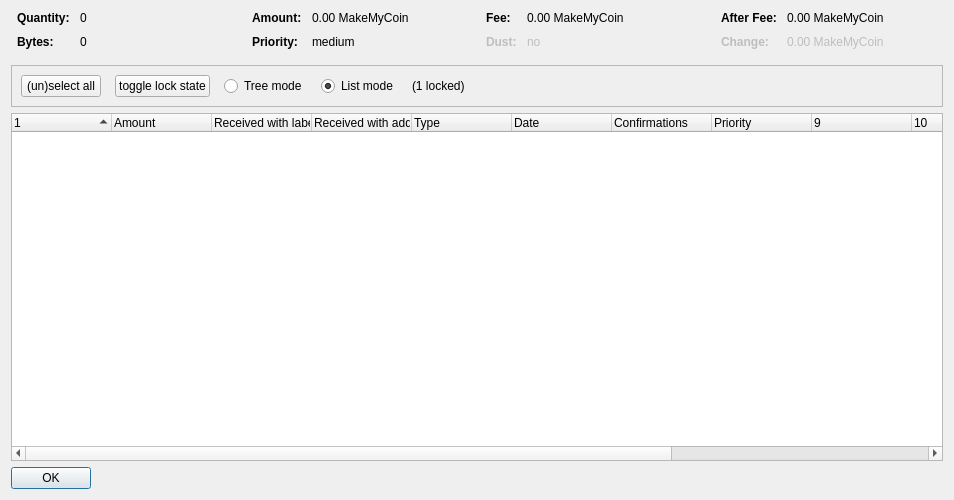
<?xml version="1.0" encoding="UTF-8"?>
<ui version="4.0">
 <class>CoinControlDialog</class>
 <widget class="QDialog" name="CoinControlDialog">
  <property name="geometry">
   <rect>
    <x>0</x>
    <y>0</y>
    <width>954</width>
    <height>500</height>
   </rect>
  </property>
  <property name="windowTitle">
   <string>Coin Selection</string>
  </property>
  <layout class="QVBoxLayout" name="verticalLayout">
   <item>
    <layout class="QHBoxLayout" name="horizontalLayoutTop" stretch="0,0,0,0">
     <property name="topMargin">
      <number>0</number>
     </property>
     <property name="bottomMargin">
      <number>10</number>
     </property>
     <item>
      <layout class="QFormLayout" name="formLayoutCoinControl1">
       <property name="horizontalSpacing">
        <number>10</number>
       </property>
       <property name="verticalSpacing">
        <number>10</number>
       </property>
       <property name="leftMargin">
        <number>6</number>
       </property>
       <property name="rightMargin">
        <number>6</number>
       </property>
       <item row="0" column="0">
        <widget class="QLabel" name="labelCoinControlQuantityText">
         <property name="font">
          <font>
           <weight>75</weight>
           <bold>true</bold>
          </font>
         </property>
         <property name="text">
          <string>Quantity:</string>
         </property>
        </widget>
       </item>
       <item row="0" column="1">
        <widget class="QLabel" name="labelCoinControlQuantity">
         <property name="cursor">
          <cursorShape>IBeamCursor</cursorShape>
         </property>
         <property name="contextMenuPolicy">
          <enum>Qt::ActionsContextMenu</enum>
         </property>
         <property name="text">
          <string notr="true">0</string>
         </property>
         <property name="textInteractionFlags">
          <set>Qt::LinksAccessibleByMouse|Qt::TextSelectableByKeyboard|Qt::TextSelectableByMouse</set>
         </property>
        </widget>
       </item>
       <item row="1" column="0">
        <widget class="QLabel" name="labelCoinControlBytesText">
         <property name="font">
          <font>
           <weight>75</weight>
           <bold>true</bold>
          </font>
         </property>
         <property name="text">
          <string>Bytes:</string>
         </property>
        </widget>
       </item>
       <item row="1" column="1">
        <widget class="QLabel" name="labelCoinControlBytes">
         <property name="cursor">
          <cursorShape>IBeamCursor</cursorShape>
         </property>
         <property name="contextMenuPolicy">
          <enum>Qt::ActionsContextMenu</enum>
         </property>
         <property name="text">
          <string notr="true">0</string>
         </property>
         <property name="textInteractionFlags">
          <set>Qt::LinksAccessibleByMouse|Qt::TextSelectableByKeyboard|Qt::TextSelectableByMouse</set>
         </property>
        </widget>
       </item>
      </layout>
     </item>
     <item>
      <layout class="QFormLayout" name="formLayoutCoinControl2">
       <property name="horizontalSpacing">
        <number>10</number>
       </property>
       <property name="verticalSpacing">
        <number>10</number>
       </property>
       <property name="leftMargin">
        <number>6</number>
       </property>
       <property name="rightMargin">
        <number>6</number>
       </property>
       <item row="0" column="0">
        <widget class="QLabel" name="labelCoinControlAmountText">
         <property name="font">
          <font>
           <weight>75</weight>
           <bold>true</bold>
          </font>
         </property>
         <property name="text">
          <string>Amount:</string>
         </property>
        </widget>
       </item>
       <item row="0" column="1">
        <widget class="QLabel" name="labelCoinControlAmount">
         <property name="cursor">
          <cursorShape>IBeamCursor</cursorShape>
         </property>
         <property name="contextMenuPolicy">
          <enum>Qt::ActionsContextMenu</enum>
         </property>
         <property name="text">
          <string notr="true">0.00 MakeMyCoin</string>
         </property>
         <property name="textInteractionFlags">
          <set>Qt::LinksAccessibleByMouse|Qt::TextSelectableByKeyboard|Qt::TextSelectableByMouse</set>
         </property>
        </widget>
       </item>
       <item row="1" column="0">
        <widget class="QLabel" name="labelCoinControlPriorityText">
         <property name="font">
          <font>
           <weight>75</weight>
           <bold>true</bold>
          </font>
         </property>
         <property name="text">
          <string>Priority:</string>
         </property>
        </widget>
       </item>
       <item row="1" column="1">
        <widget class="QLabel" name="labelCoinControlPriority">
         <property name="cursor">
          <cursorShape>IBeamCursor</cursorShape>
         </property>
         <property name="contextMenuPolicy">
          <enum>Qt::ActionsContextMenu</enum>
         </property>
         <property name="text">
          <string>medium</string>
         </property>
         <property name="textInteractionFlags">
          <set>Qt::LinksAccessibleByMouse|Qt::TextSelectableByKeyboard|Qt::TextSelectableByMouse</set>
         </property>
        </widget>
       </item>
      </layout>
     </item>
     <item>
      <layout class="QFormLayout" name="formLayoutCoinControl3">
       <property name="horizontalSpacing">
        <number>10</number>
       </property>
       <property name="verticalSpacing">
        <number>10</number>
       </property>
       <property name="leftMargin">
        <number>6</number>
       </property>
       <property name="rightMargin">
        <number>6</number>
       </property>
       <item row="0" column="0">
        <widget class="QLabel" name="labelCoinControlFeeText">
         <property name="font">
          <font>
           <weight>75</weight>
           <bold>true</bold>
          </font>
         </property>
         <property name="text">
          <string>Fee:</string>
         </property>
        </widget>
       </item>
       <item row="0" column="1">
        <widget class="QLabel" name="labelCoinControlFee">
         <property name="cursor">
          <cursorShape>IBeamCursor</cursorShape>
         </property>
         <property name="contextMenuPolicy">
          <enum>Qt::ActionsContextMenu</enum>
         </property>
         <property name="text">
          <string notr="true">0.00 MakeMyCoin</string>
         </property>
         <property name="textInteractionFlags">
          <set>Qt::LinksAccessibleByMouse|Qt::TextSelectableByKeyboard|Qt::TextSelectableByMouse</set>
         </property>
        </widget>
       </item>
       <item row="1" column="0">
        <widget class="QLabel" name="labelCoinControlLowOutputText">
         <property name="enabled">
          <bool>false</bool>
         </property>
         <property name="font">
          <font>
           <weight>75</weight>
           <bold>true</bold>
          </font>
         </property>
         <property name="text">
          <string>Dust:</string>
         </property>
        </widget>
       </item>
       <item row="1" column="1">
        <widget class="QLabel" name="labelCoinControlLowOutput">
         <property name="enabled">
          <bool>false</bool>
         </property>
         <property name="cursor">
          <cursorShape>IBeamCursor</cursorShape>
         </property>
         <property name="contextMenuPolicy">
          <enum>Qt::ActionsContextMenu</enum>
         </property>
         <property name="text">
          <string>no</string>
         </property>
         <property name="textInteractionFlags">
          <set>Qt::LinksAccessibleByMouse|Qt::TextSelectableByKeyboard|Qt::TextSelectableByMouse</set>
         </property>
        </widget>
       </item>
      </layout>
     </item>
     <item>
      <layout class="QFormLayout" name="formLayoutCoinControl4">
       <property name="horizontalSpacing">
        <number>10</number>
       </property>
       <property name="verticalSpacing">
        <number>10</number>
       </property>
       <property name="leftMargin">
        <number>6</number>
       </property>
       <property name="rightMargin">
        <number>6</number>
       </property>
       <item row="0" column="0">
        <widget class="QLabel" name="labelCoinControlAfterFeeText">
         <property name="font">
          <font>
           <weight>75</weight>
           <bold>true</bold>
          </font>
         </property>
         <property name="text">
          <string>After Fee:</string>
         </property>
        </widget>
       </item>
       <item row="0" column="1">
        <widget class="QLabel" name="labelCoinControlAfterFee">
         <property name="cursor">
          <cursorShape>IBeamCursor</cursorShape>
         </property>
         <property name="contextMenuPolicy">
          <enum>Qt::ActionsContextMenu</enum>
         </property>
         <property name="text">
          <string notr="true">0.00 MakeMyCoin</string>
         </property>
         <property name="textInteractionFlags">
          <set>Qt::LinksAccessibleByMouse|Qt::TextSelectableByKeyboard|Qt::TextSelectableByMouse</set>
         </property>
        </widget>
       </item>
       <item row="1" column="0">
        <widget class="QLabel" name="labelCoinControlChangeText">
         <property name="enabled">
          <bool>false</bool>
         </property>
         <property name="font">
          <font>
           <weight>75</weight>
           <bold>true</bold>
          </font>
         </property>
         <property name="text">
          <string>Change:</string>
         </property>
        </widget>
       </item>
       <item row="1" column="1">
        <widget class="QLabel" name="labelCoinControlChange">
         <property name="enabled">
          <bool>false</bool>
         </property>
         <property name="cursor">
          <cursorShape>IBeamCursor</cursorShape>
         </property>
         <property name="contextMenuPolicy">
          <enum>Qt::ActionsContextMenu</enum>
         </property>
         <property name="text">
          <string notr="true">0.00 MakeMyCoin</string>
         </property>
         <property name="textInteractionFlags">
          <set>Qt::LinksAccessibleByMouse|Qt::TextSelectableByKeyboard|Qt::TextSelectableByMouse</set>
         </property>
        </widget>
       </item>
      </layout>
     </item>
    </layout>
   </item>
   <item>
    <widget class="QFrame" name="frame">
     <property name="minimumSize">
      <size>
       <width>0</width>
       <height>40</height>
      </size>
     </property>
     <property name="frameShape">
      <enum>QFrame::StyledPanel</enum>
     </property>
     <property name="frameShadow">
      <enum>QFrame::Sunken</enum>
     </property>
     <layout class="QHBoxLayout" name="horizontalLayout">
      <item>
       <layout class="QHBoxLayout" name="horizontalLayoutPanel" stretch="0,0,0,0,0,0">
        <property name="spacing">
         <number>14</number>
        </property>
        <item>
         <widget class="QPushButton" name="pushButtonSelectAll">
          <property name="sizePolicy">
           <sizepolicy hsizetype="Maximum" vsizetype="Fixed">
            <horstretch>0</horstretch>
            <verstretch>0</verstretch>
           </sizepolicy>
          </property>
          <property name="text">
           <string>(un)select all</string>
          </property>
          <property name="autoDefault">
           <bool>false</bool>
          </property>
         </widget>
        </item>
        <item>
         <widget class="QPushButton" name="pushButtonToggleLock">
          <property name="sizePolicy">
           <sizepolicy hsizetype="Maximum" vsizetype="Fixed">
            <horstretch>0</horstretch>
            <verstretch>0</verstretch>
           </sizepolicy>
          </property>
          <property name="text">
           <string>toggle lock state</string>
          </property>
          <property name="autoDefault">
           <bool>false</bool>
          </property>
         </widget>
        </item>
        <item>
         <widget class="QRadioButton" name="radioTreeMode">
          <property name="sizePolicy">
           <sizepolicy hsizetype="Maximum" vsizetype="Fixed">
            <horstretch>0</horstretch>
            <verstretch>0</verstretch>
           </sizepolicy>
          </property>
          <property name="text">
           <string>Tree mode</string>
          </property>
         </widget>
        </item>
        <item>
         <widget class="QRadioButton" name="radioListMode">
          <property name="sizePolicy">
           <sizepolicy hsizetype="Maximum" vsizetype="Fixed">
            <horstretch>0</horstretch>
            <verstretch>0</verstretch>
           </sizepolicy>
          </property>
          <property name="text">
           <string>List mode</string>
          </property>
          <property name="checked">
           <bool>true</bool>
          </property>
         </widget>
        </item>
        <item>
         <widget class="QLabel" name="labelLocked">
          <property name="text">
           <string>(1 locked)</string>
          </property>
         </widget>
        </item>
        <item>
         <spacer name="horizontalSpacer">
          <property name="orientation">
           <enum>Qt::Horizontal</enum>
          </property>
          <property name="sizeHint" stdset="0">
           <size>
            <width>40</width>
            <height>20</height>
           </size>
          </property>
         </spacer>
        </item>
       </layout>
      </item>
     </layout>
    </widget>
   </item>
   <item>
    <widget class="CoinControlTreeWidget" name="treeWidget">
     <property name="contextMenuPolicy">
      <enum>Qt::CustomContextMenu</enum>
     </property>
     <property name="sortingEnabled">
      <bool>false</bool>
     </property>
     <property name="columnCount">
      <number>13</number>
     </property>
     <attribute name="headerShowSortIndicator" stdset="0">
      <bool>true</bool>
     </attribute>
     <attribute name="headerStretchLastSection">
      <bool>false</bool>
     </attribute>
     <column>
      <property name="text">
       <string/>
      </property>
     </column>
     <column>
      <property name="text">
       <string>Amount</string>
      </property>
     </column>
     <column>
      <property name="text">
       <string>Received with label</string>
      </property>
     </column>
     <column>
      <property name="text">
       <string>Received with address</string>
      </property>
     </column>
     <column>
      <property name="text">
	<string>Type</string>
      </property>
     </column>
     <column>
      <property name="text">	 
       <string>Date</string>
      </property>
     </column>
     <column>
      <property name="text">
       <string>Confirmations</string>
      </property>
      <property name="toolTip">
       <string>Confirmed</string>
      </property>
     </column>
     <column>
      <property name="text">
       <string>Priority</string>
      </property>
     </column>
     <column>
      <property name="text">
       <string/>
      </property>
     </column>
     <column>
      <property name="text">
       <string/>
      </property>
     </column>
     <column>
      <property name="text">
       <string/>
      </property>
     </column>
     <column>
      <property name="text">
       <string/>
      </property>
     </column>
     <column>
      <property name="text">
       <string/>
      </property>
     </column>
    </widget>
   </item>
   <item>
    <widget class="QDialogButtonBox" name="buttonBox">
     <property name="sizePolicy">
      <sizepolicy hsizetype="Maximum" vsizetype="Fixed">
       <horstretch>0</horstretch>
       <verstretch>0</verstretch>
      </sizepolicy>
     </property>
     <property name="orientation">
      <enum>Qt::Horizontal</enum>
     </property>
     <property name="standardButtons">
      <set>QDialogButtonBox::Ok</set>
     </property>
    </widget>
   </item>
  </layout>
 </widget>
 <customwidgets>
  <customwidget>
   <class>CoinControlTreeWidget</class>
   <extends>QTreeWidget</extends>
   <header>coincontroltreewidget.h</header>
  </customwidget>
 </customwidgets>
 <resources/>
 <connections/>
</ui>
